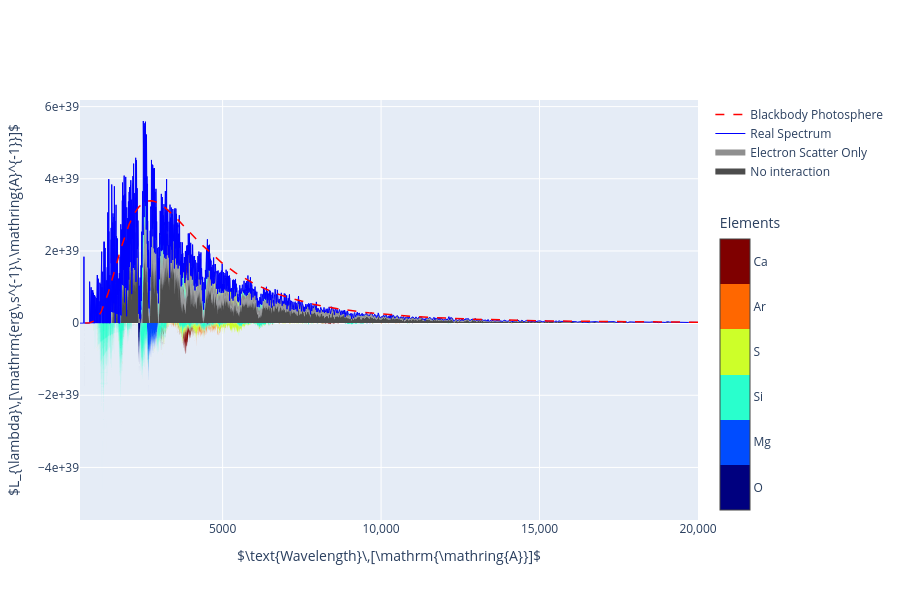

The notebook cell saved with this chart:
### Markdown cell above
### Real packets mode

### Code cell
plotter.generate_plot_ply(packets_mode="real")

### Figure 1 — Plotly figure (JSON) as saved in the notebook; plotly's stock layout.template omitted (floating-point values rounded to 4 significant figures; data arrays with more than 128 entries replaced by an {"elided": "..."} marker saying what was removed)
{"data": [{"fillcolor": "#4C4C4C", "hovertemplate": "(%{x:.2f}, %{y:.3g})", "mode": "none", "name": "No interaction", "stackgroup": "emission", "type": "scatter", "x": {"elided": "10000 float values"}, "y": {"elided": "10000 float values"}}, {"fillcolor": "#8F8F8F", "hoverlabel": {"namelength": -1}, "hovertemplate": "(%{x:.2f}, %{y:.3g})", "mode": "none", "name": "Electron Scatter Only", "stackgroup": "emission", "type": "scatter", "x": {"elided": "10000 float values"}, "y": {"elided": "10000 float values"}}, {"fillcolor": "rgb(0, 0, 127)", "hoverlabel": {"namelength": -1}, "hovertemplate": "(%{x:.2f}, %{y:.3g})", "mode": "none", "name": "O Emission", "showlegend": false, "stackgroup": "emission", "type": "scatter", "x": {"elided": "10000 float values"}, "y": {"elided": "10000 float values"}}, {"fillcolor": "rgb(0, 76, 255)", "hoverlabel": {"namelength": -1}, "hovertemplate": "(%{x:.2f}, %{y:.3g})", "mode": "none", "name": "Mg Emission", "showlegend": false, "stackgroup": "emission", "type": "scatter", "x": {"elided": "10000 float values"}, "y": {"elided": "10000 float values"}}, {"fillcolor": "rgb(41, 255, 205)", "hoverlabel": {"namelength": -1}, "hovertemplate": "(%{x:.2f}, %{y:.3g})", "mode": "none", "name": "Si Emission", "showlegend": false, "stackgroup": "emission", "type": "scatter", "x": {"elided": "10000 float values"}, "y": {"elided": "10000 float values"}}, {"fillcolor": "rgb(205, 255, 41)", "hoverlabel": {"namelength": -1}, "hovertemplate": "(%{x:.2f}, %{y:.3g})", "mode": "none", "name": "S Emission", "showlegend": false, "stackgroup": "emission", "type": "scatter", "x": {"elided": "10000 float values"}, "y": {"elided": "10000 float values"}}, {"fillcolor": "rgb(255, 103, 0)", "hoverlabel": {"namelength": -1}, "hovertemplate": "(%{x:.2f}, %{y:.3g})", "mode": "none", "name": "Ar Emission", "showlegend": false, "stackgroup": "emission", "type": "scatter", "x": {"elided": "10000 float values"}, "y": {"elided": "10000 float values"}}, {"fillcolor": "rgb(127, 0, 0)", "hoverlabel": {"namelength": -1}, "hovertemplate": "(%{x:.2f}, %{y:.3g})", "mode": "none", "name": "Ca Emission", "showlegend": false, "stackgroup": "emission", "type": "scatter", "x": {"elided": "10000 float values"}, "y": {"elided": "10000 float values"}}, {"fillcolor": "rgb(0, 0, 127)", "hoverlabel": {"namelength": -1}, "hovertemplate": "(%{x:.2f}, %{y:.3g})", "mode": "none", "name": "O Absorption", "showlegend": false, "stackgroup": "absorption", "type": "scatter", "x": {"elided": "10000 float values"}, "y": {"elided": "10000 float values"}}, {"fillcolor": "rgb(0, 76, 255)", "hoverlabel": {"namelength": -1}, "hovertemplate": "(%{x:.2f}, %{y:.3g})", "mode": "none", "name": "Mg Absorption", "showlegend": false, "stackgroup": "absorption", "type": "scatter", "x": {"elided": "10000 float values"}, "y": {"elided": "10000 float values"}}, {"fillcolor": "rgb(41, 255, 205)", "hoverlabel": {"namelength": -1}, "hovertemplate": "(%{x:.2f}, %{y:.3g})", "mode": "none", "name": "Si Absorption", "showlegend": false, "stackgroup": "absorption", "type": "scatter", "x": {"elided": "10000 float values"}, "y": {"elided": "10000 float values"}}, {"fillcolor": "rgb(205, 255, 41)", "hoverlabel": {"namelength": -1}, "hovertemplate": "(%{x:.2f}, %{y:.3g})", "mode": "none", "name": "S Absorption", "showlegend": false, "stackgroup": "absorption", "type": "scatter", "x": {"elided": "10000 float values"}, "y": {"elided": "10000 float values"}}, {"fillcolor": "rgb(255, 103, 0)", "hoverlabel": {"namelength": -1}, "hovertemplate": "(%{x:.2f}, %{y:.3g})", "mode": "none", "name": "Ar Absorption", "showlegend": false, "stackgroup": "absorption", "type": "scatter", "x": {"elided": "10000 float values"}, "y": {"elided": "10000 float values"}}, {"fillcolor": "rgb(127, 0, 0)", "hoverlabel": {"namelength": -1}, "hovertemplate": "(%{x:.2f}, %{y:.3g})", "mode": "none", "name": "Ca Absorption", "showlegend": false, "stackgroup": "absorption", "type": "scatter", "x": {"elided": "10000 float values"}, "y": {"elided": "10000 float values"}}, {"hoverlabel": {"namelength": -1}, "hovertemplate": "(%{x:.2f}, %{y:.3g})", "line": {"color": "blue", "width": 1}, "mode": "lines", "name": "Real Spectrum", "type": "scatter", "x": {"elided": "10000 float values"}, "y": {"elided": "10000 float values"}}, {"hoverlabel": {"namelength": -1}, "hovertemplate": "(%{x:.2f}, %{y:.3g})", "line": {"color": "red", "dash": "dash", "width": 1.5}, "mode": "lines", "name": "Blackbody Photosphere", "type": "scatter", "x": {"elided": "10000 float values"}, "y": {"elided": "10000 float values"}}, {"hoverinfo": "skip", "marker": {"cmax": 6, "cmin": 0, "color": [0], "colorbar": {"len": 0.75, "ticktext": ["O", "Mg", "Si", "S", "Ar", "Ca"], "tickvals": [0.5, 1.5, 2.5, 3.5, 4.5, 5.5], "title": {"text": "Elements"}, "y": 0.75, "yanchor": "top"}, "colorscale": [[0.0, "rgb(0, 0, 127)"], [0.1667, "rgb(0, 0, 127)"], [0.1667, "rgb(0, 76, 255)"], [0.3333, "rgb(0, 76, 255)"], [0.3333, "rgb(41, 255, 205)"], [0.5, "rgb(41, 255, 205)"], [0.5, "rgb(205, 255, 41)"], [0.6667, "rgb(205, 255, 41)"], [0.6667, "rgb(255, 103, 0)"], [0.8333, "rgb(255, 103, 0)"], [0.8333, "rgb(127, 0, 0)"], [1.0, "rgb(127, 0, 0)"]], "opacity": 0, "showscale": true}, "mode": "markers", "name": "Colorbar", "showlegend": false, "type": "scatter", "x": [10250.0], "y": [0]}], "layout": {"height": 600, "xaxis": {"exponentformat": "none", "title": {"text": "$\\text{Wavelength}\\,[\\mathrm{\\mathring{A}}]$"}}, "yaxis": {"exponentformat": "e", "title": {"text": "$L_{\\lambda}\\,[\\mathrm{erg\\,s^{-1}\\,\\mathring{A}^{-1}}]$"}}}}
